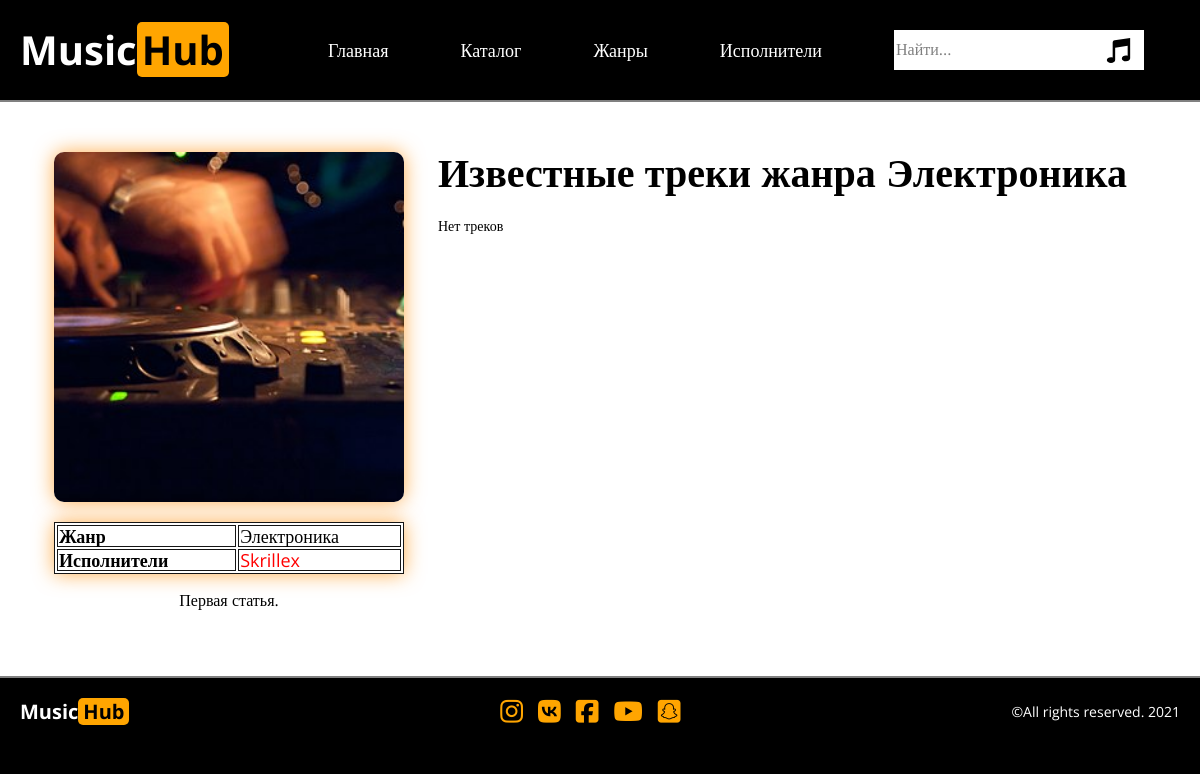
The app's page /single-genre.php?id=1 with its own data.
### tables this page shows
CREATE TABLE `categories` (
  `id` int(10) UNSIGNED NOT NULL,
  `name` char(200) NOT NULL,
  `cover` char(200) NOT NULL,
  `content` text NOT NULL
);

CREATE TABLE `author` (
  `id` int(10) UNSIGNED NOT NULL,
  `name` char(200) NOT NULL,
  `cover` char(200) NOT NULL,
  `content` text NOT NULL,
  `cat_id` int(11) NOT NULL,
  `cat_name` varchar(200) NOT NULL
);

### single-genre.php (the view, shortened to what this page needs)
<?php
include_once "./templates/functions.php";
$id_genre = $_REQUEST["id"];
$sql = "SELECT * FROM `categories` WHERE `id` = '$id_genre'";
$res = $mysqli -> query($sql);
$resCat = $res -> fetch_assoc();
?>
<!DOCTYPE html>
<html lang="ru">
    <head>
        <link rel="stylesheet" type="text/css" href="css/style.css">
    </head>
    <body>
        <header>
            <div class="wrapper">
                <div class="container header">
                    <div class="header__item logo">Music<span>Hub</span>
                    </div>
                    <ul class="header__item header__nav">
                        <li class="header__nav--item"><a href="index.php">Главная</a></li>
                        <li class="header__nav--item"><a href="#">Каталог</a></li>
                        <li class="header__nav--item"><a href="genres.php">Жанры</a></li>
                        <li class="header__nav--item"><a href="authors.php">Исполнители</a></li>
                        <li class="header__nav--item">
                            <form name="search" method="post" action="search.php" class="search">
                                <input type="search" name="search_q" placeholder="Найти...">
                                <input type="image" src="img/music_player_sign_musical_note_icon_123811.svg">
                            </form>
                        </li>
                    </ul>
                </div>
            </div>
        </header>
        <main>
            <div class="wrapper single">
                <div class="container">
                    <div class="content">
                        <div class="sidebar">
                            <?php
                                single_cat($mysqli, $id_genre);
                            ?>
                        </div>
                        <div class="main">
                            <h1>Известные треки жанра <?= $resCat['name'] ?></h1>
                            <div class="loop__music--card">
                                <?php
                                    post_loop($mysqli, $id_genre, 6, 'cat_id');
                                ?>
                            </div>
                        </div>
                    </div>
                </div>
            </div>
        </main>
        <footer>
            <div class="wrapper">
                <div class="container">
                    <div class="header__item logo">Music<span>Hub</span></div>
                    <ul class="social">
                        <li><i class="fab fa-instagram"></i></li>
                        <li><i class="fab fa-vk"></i></li>
                        <li><i class="fab fa-facebook-square"></i></li>
                        <li><i class="fab fa-youtube"></i></li>
                        <li><i class="fab fa-snapchat-square"></i></li>
                    </ul>
                    <div class="copyright">©All rights reserved. 2021</div>
                </div>
            </div>
        </footer>
    </body>
</html>

### templates/functions.php (shortened to what this page needs)
            <?php
function single_cat ($mysqli, $id) {
    $sql = "SELECT * FROM `categories` WHERE `id` = '$id'";
    $sql2 = "SELECT * FROM `author` WHERE `cat_id` = '$id'";
    $res = $mysqli -> query($sql);
    if ($res -> num_rows > 0) {
        while ($resCat = $res -> fetch_assoc()) {
            ?>
            <img src="<?= $resCat['cover'] ?>" alt="">
            <table width="350" border="1.5" bordercolor="#151515">
                <tr>
                    <td class="col">Жанр</td>
                    <td><?= $resCat['name'] ?></td>
                </tr>
                <tr>
                    <td class="col">Исполнители</td>
                    <td>
                    <?php
                    $res2 = $mysqli -> query($sql2);
                    if ($res2 -> num_rows > 0) {
                        while ($resCat2 = $res2 -> fetch_assoc()) {
                            ?>
                            <a href="single-author.php?id=<?= $resCat2['id'] ?>"><?= $resCat2['name'] ?></a>
                            <?php
                        }
                    }
                    ?>
                    </td>
                </tr>
            </table>
            <?= $resCat['content'] ?>
            <?php
        }
    } else {
        echo "Нет треков";
    }
}
            ?>
            <?php
function post_loop ($mysqli, $id, $num, $orderby) {
    $sql = "SELECT * FROM `music` WHERE `$orderby` = '$id' ORDER BY RAND() ";
    $i = 0;
    $res = $mysqli -> query($sql);
    if ($res -> num_rows > 0) {
        while ($i < $num && $resPost = $res -> fetch_assoc()) {
            $i++;
            ?>
            <a href="single-post.php?id=<?= $resPost['id'] ?>" class="music--card">
                <h4><?= $resPost['title'] ?></h4>
                <audio src="<?= $resPost['file_url'] ?>" type="audio/mpeg" controls="controls"></audio>
            </a>
            <?php
        }
    } else {
        echo "Нет треков";
    }
}

### css/style.css (style rules this page uses)
*, *:before, *:after { -moz-box-sizing: border-box; -webkit-box-sizing: border-box; box-sizing: border-box; }
nav, footer, header, aside { display: block; padding: 0; }
html, body { height: 100%; width: 100%; font-size: 100%; line-height: 1; font-size: 14px; -ms-text-size-adjust: 100%; -moz-text-size-adjust: 100%; -webkit-text-size-adjust: 100%; margin:0; overflow-x: hidden; }
input, button, textarea { font-family: inherit; }
a, a:visited { text-decoration: none; }
ul li { list-style: none; margin-block-start:0; margin-block-end:0; }
img { vertical-align: top; }
h1, h2, h3, h4, h5, h6 { font-size: inherit; font-weight: 400; }
body { font-family: 'Open Sans'; background-color: #000; color:#fff; }
.wrapper { display: flex; justify-content: center; }
header .wrapper { background-color: #000; border-bottom: 2px #808080 solid; }
.container { width: 1340px; padding: 0 20px; }
.header { display: flex; height: 100px; align-items: center; }
.logo { font-size: 40px; font-weight: 700; color:#fff; width: 20%; }
.logo span { background-color: orange; border-radius: 5px; padding: 0 5px; color:#000; }
.header__nav { display: flex; height: 100%; width: 80%; align-items: center; justify-content: space-around; }
.header__nav--item a { font-size: 18px; color: #fff; }
.search { height: 40px; background-color: #fff; width: 250px; display: flex; align-items: center; }
.search input[type="search"] { width: 85%; border:none; }
.search input[type="search"]::placeholder { color:grey; margin-left:15px; font-size: 16px; }
.search input[type="image"] { width: 25px; height: 25px; }
main .wrapper { position: relative; height: auto; }
main .container { display: flex; flex-direction: column; align-items: center; }
h1 { font-size: 40px; font-weight: 700; }
footer { height: 70px; border-top: 2px #808080 solid; }
footer .wrapper { height: 100%; }
footer .container { height: 100%; display: flex; align-items: center; justify-content: space-between; }
footer .logo { font-size: 20px; width: auto; }
.social { height: 100%; display: flex; align-items: center; }
.social i { font-size: 26px; color:orange; }
.social li:not(:last-child) { margin-right: 15px; }
.single { background-color: #fff; color:#000; }
.content { display: flex; justify-content: space-around; align-items: flex-start; padding: 50px; }
.content .sidebar { width: 30%; display: flex; flex-direction: column; align-items: center; justify-content: flex-start; }
.content .sidebar img { height: 350px; width: 350px; object-fit: cover; border-radius: 10px; box-shadow: 0 0 20px rgba(255,140,0,0.7); }
.content .main { width: 70%; display: flex; flex-direction: column; align-items: flex-start; justify-content: flex-start; margin-left: 50px; }
table { color:#000; font-size: 18px; margin-top:20px; box-shadow: 0 0 20px rgba(255,140,0,0.7); }
tr { padding: 2.5 0; }
.col { font-weight: 700; }
.sidebar p { font-size: 16px; line-height: 1.25; }
.main h1 { margin-block-start: 0; }
td a { color:red; }
.loop__music--card { display: flex; flex-wrap: wrap; justify-content: space-between; }

### records on screen
categories: cover (picture), name "Электроника", content "Первая статья."
author: name "Skrillex"
